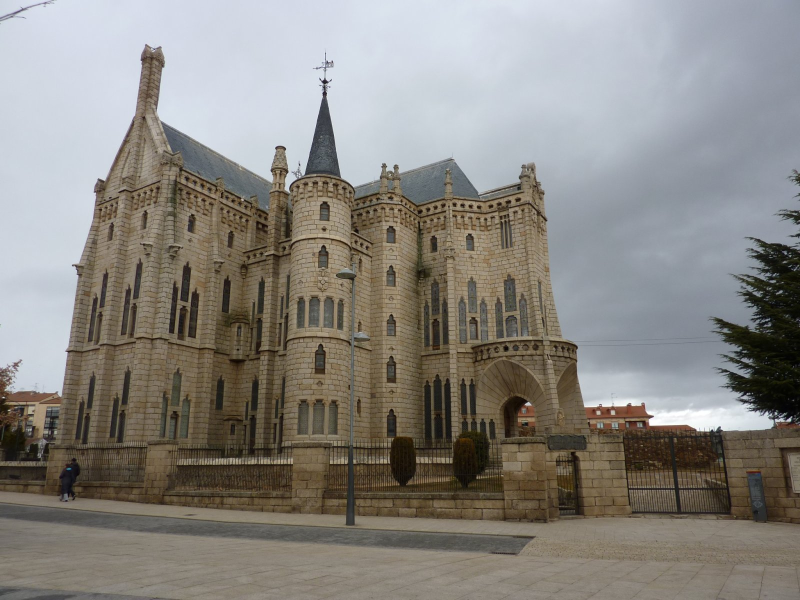
#> input picture Projects/Local Feature Matching/Data/EpiscopalGaudi/EGaudi_1.jpg, 1600 x 1200 px (shown at 1/2 size)
$ python -i student.py   (imports and definitions only)
#> lines starting #> are read from the running program, lines starting #| are printed output that depends on the picture
import numpy as np
from scipy.signal import convolve2d
from skimage.feature import peak_local_max
import cv2

# [236 lines left out: functions get_interest_points, get_features, match_features, get_histogram, not called in this run]

def apply_harris(img, ksize=3, k=0.04, w_size = 4):
    """
    Applies Harris corner detection algorithm on an image

    :params:
    :img: a grayscale or color image
    :ksize: kernel size of Gaussien filter
    :k: Hyperparameter betwen detH and TraceH**2
    :w_size: Window size around each point

    :returns:
    :R: a np array that holds all values after applying Harris corner detection (same size as the image)
    """
    # Assert Even Window Size
    assert w_size % 2 == 0
    rows, cols = img.shape
    # Smoothing
    img = cv2.GaussianBlur(img, ksize=(ksize, ksize), sigmaX=1, sigmaY=1)
    # Sobel
    sobel_x = np.array([[-1, 0, 1], [-2, 0, 2], [-1, 0, 1]])
    sobel_y = np.array([[1, 2, 1], [0, 0, 0], [-1, -2, -1]])
    # Compute the 1st derivatives with Gaussien weights
    Ix = convolve2d(img, sobel_x, 'same')
    Iy = convolve2d(img, sobel_y, 'same')
    Ix = cv2.GaussianBlur(Ix, ksize=(ksize, ksize), sigmaX=0.8, sigmaY=0.8)
    Iy = cv2.GaussianBlur(Iy, ksize=(ksize, ksize), sigmaX=0.8, sigmaY=0.8)
    # Compute the 2nd derivatives
    Ixx = np.square(Ix)
    Iyy = np.square(Iy)
    Ixy = np.multiply(Ix, Iy)

    # Summations Over Windows
    Sxx = np.zeros((rows, cols))
    Syy = np.zeros((rows, cols))
    Sxy = np.zeros((rows, cols))
    R = np.zeros((rows, cols))

    s_size = int(w_size/2)
    for row in range(s_size, rows-w_size-1):
        for col in range(s_size, cols-w_size-1):
            Sxx[row, col] = np.sum(Ixx[row-s_size:row+s_size, col-s_size:col+s_size])
            Syy[row, col] = np.sum(Iyy[row-s_size:row+s_size, col-s_size:col+s_size])
            Sxy[row, col] = np.sum(Ixy[row-s_size:row+s_size, col-s_size:col+s_size])
            det = Sxx[row, col]*Syy[row, col] - Sxy[row, col]**2
            trace = Sxx[row, col]+Syy[row, col]
            R[row, col] = det - k*(trace**2)
    return R

# [89 lines left out: function get_features_patch_normalized, not called in this run]

>>> import cv2
>>> picture = cv2.imread('Data/EpiscopalGaudi/EGaudi_1.jpg', cv2.IMREAD_GRAYSCALE)
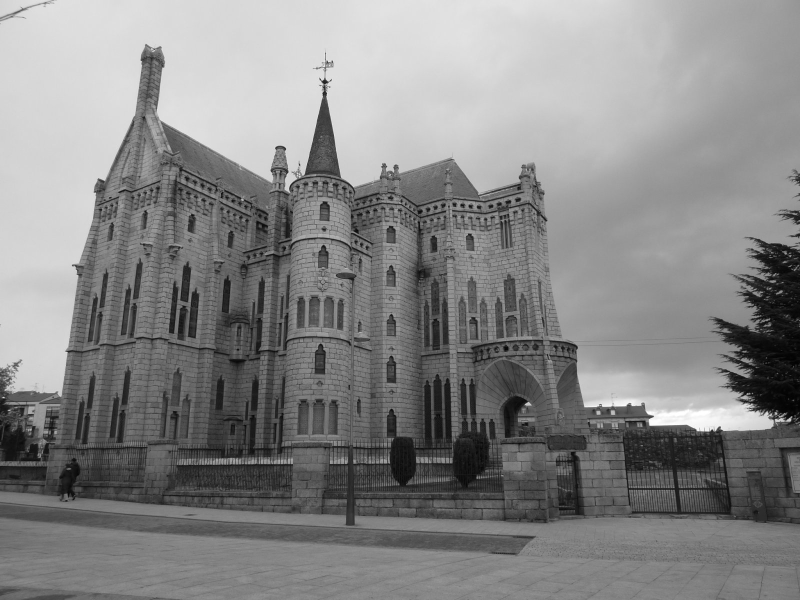
#> picture: shape (1200, 1600) (shown at 1/2 size); min 0, max 255, mean 134.5
>>> result = apply_harris(picture)
#> in apply_harris, `Ix = convolve2d(img, sobel_x, 'same')`:
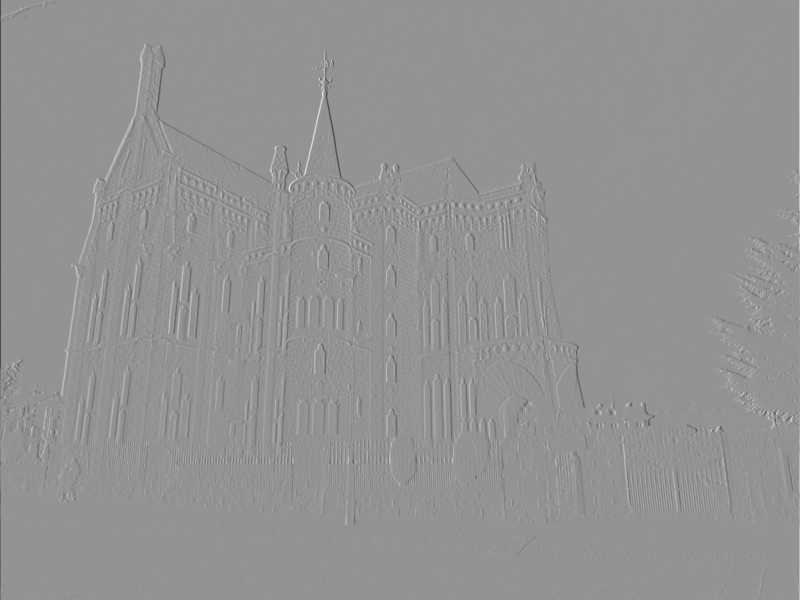
#> Ix: shape (1200, 1600) int64 (shown at 1/2 size); min -856, max 628, mean 0.2; drawn with min black and max white
#> in apply_harris, `Iy = convolve2d(img, sobel_y, 'same')`:
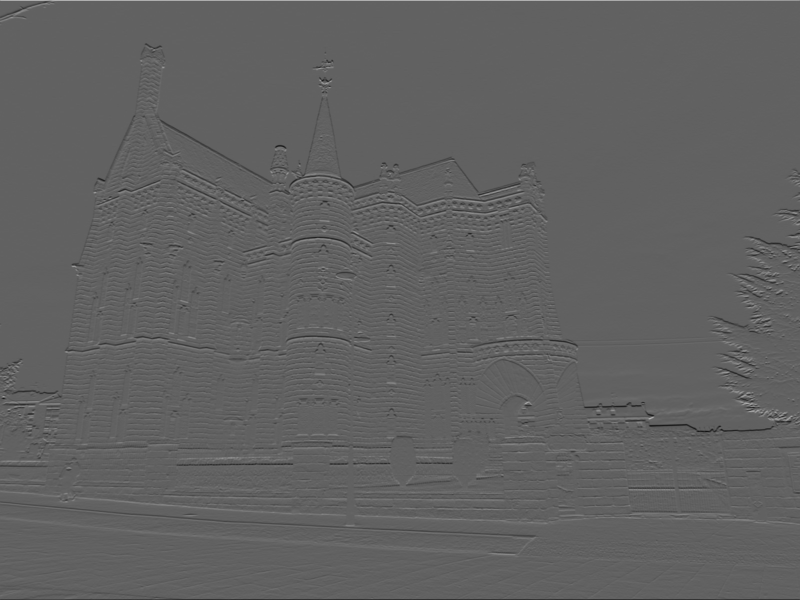
#> Iy: shape (1200, 1600) int64 (shown at 1/2 size); min -563, max 908, mean -0.3; drawn with min black and max white
#> (the run stopped early here; a loop or call above may not have finished)
